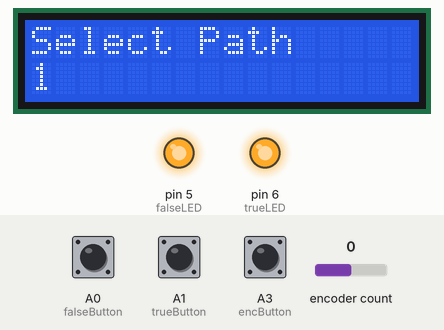
A sketch run on a simulated Arduino Uno, built with avr-gcc and run on an emulated ATmega328P. Parts: 16×2 character LCD, output pins drawn as LEDs (lit = HIGH). The inputs (shaded band) are chosen by the test bench; at power-on: A3 (encButton) HIGH, A0 (falseButton) HIGH, A1 (trueButton) HIGH, encoder count 0. What the sketch prints to the serial monitor is not drawn.

Above: at 1.5 s.
1.6 s: A3 (encButton) pulled LOW for 0.15 s
4.7 s: A0 (falseButton) pulled LOW for 0.15 s
At 5.8 s:
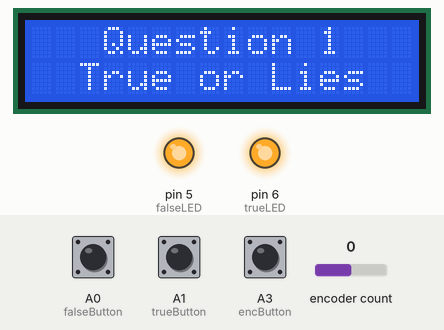
6.3 s: A1 (trueButton) pulled LOW for 0.15 s
At 7.1 s:
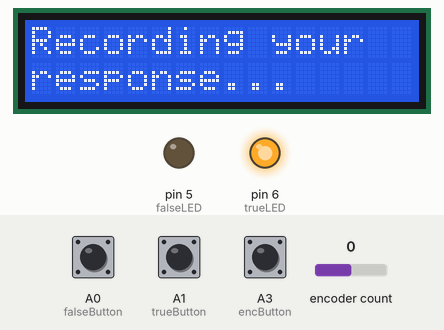
9.4 s: A0 (falseButton) pulled LOW for 1 s
At 10.7 s:
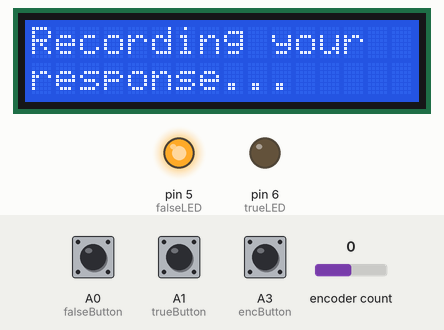
12.9 s: A1 (trueButton) pulled LOW for 1 s
At 15.8 s:
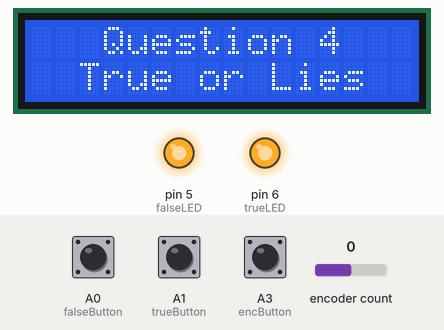
16.4 s: A0 (falseButton) pulled LOW for 0.15 s
At 26.7 s:
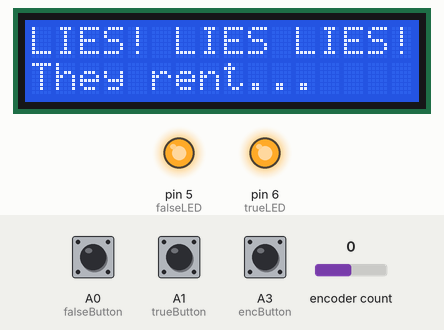
Timing chart, 0 to 30.0 s (numbered marks = the images above; inputs shaded):
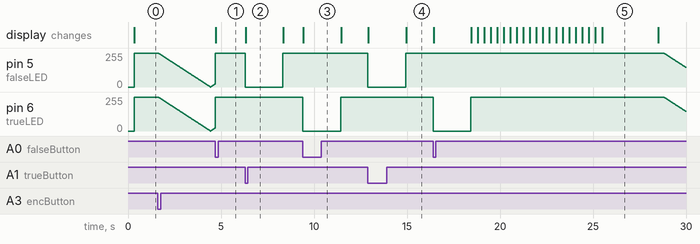

The sketch:

VHSEliza.ino
```cpp
/*
 *  VHS Eliza Machine
 *  Created by Daniel Oulton
 *  for Outside the March
 *  "The Tape Escape"
 *
 *  Usage:
 *  An LCD screen displays and records responses for 4 T/F questions
 *  The user interacts with the device by picking a Path through an encoder
 *  which loads the propper Truth Table for the device
 *  The user enters their responses to the questions with two buttons,
 *  and receives a message based on their score.
 *
 *  Schematic:
 *                 Encoder
 *                    v
 *  5v USB power -> Arduino -> LCD screen
 *                    ^
 *                  T/F Buttons
 *
 *  Debug:
 *  To debug, open the serial monitor at 115200 baud
 *  The expected output is: LCD Found
 *
 *  Reminder: All text must fit within a 16x2 matrix
 *        ie:
 *    ################
 *    ################
 *
 */


/* Included 3rd Party Libraries:
 * Button.h - https://github.com/madleech/Button
 * LiquidCrystal_PCF8574.h - https://github.com/mathertel/LiquidCrystal_PCF8574
 * Encoder.h - https://github.com/PaulStoffregen/Encoder
 */


#include <Wire.h>
#include <LiquidCrystal_PCF8574.h>

LiquidCrystal_PCF8574 lcd(0x27);  // set the LCD address to 0x27 for a 16 chars and 2 line display

#include <Encoder.h>
Encoder enc(2, A2);

#include <Button.h>

Button trueButton(A1);
Button falseButton(A0);
Button encButton(A3);

//#define trueButton A1
//#define falseButton A0
#define trueLED 6
#define falseLED 5

unsigned long currentMillis = 0;
unsigned long prevMillis = 0;
int fadeInterval = 10;
int fadeIncrement = 1;
bool fadeDir = true; //true for up, false for down
byte brightness = 0;

#include "Path.h"
int path = -1;
const int maxPaths = 8;
bool responses[4];

Path pathList[maxPaths] = Path();

void setup() {
  Serial.begin(115200);
  Serial.println("LCD...");

  trueButton.begin();
  falseButton.begin();
  encButton.begin();
  pinMode(trueLED, OUTPUT);
  pinMode(falseLED, OUTPUT);

  while (! Serial);

  setQuestions();
  setupLCD();
  ledON();
  enc.write(1);

}

void loop() {

  // put your main code here, to run repeatedly:
  if(path == -1)
  {
    choosePath();
  }
  else
  {
    lcd.home();
    lcd.clear();
    lcd.print("Press any button");
    lcd.setCursor(0,1);
    lcd.print("to begin.");
    while(!trueButton.pressed() && !falseButton.pressed())
    {
      pulse();
    }
      ledON();
    ask(pathList[path-1]);
    giveResult(path-1);
    while(!encButton.pressed())
    {
      pulse();
    }
    ledOFF();
    path = -1;
  }
}

void choosePath()
{
  int newPath;
  int curPath = path;
  while(!encButton.pressed())
  {
   newPath = enc.read()/2;
   if(newPath != curPath)
   {
       if(newPath > maxPaths)
       {
        newPath = maxPaths;
        enc.write(maxPaths*2); //compensate for 2 ISR per clock
       }
       if(newPath <= 1)
       {
        enc.write(1*2);
       }
       newPath = enc.read()/2;
       lcd.clear();
       lcd.setCursor(0,0);
       lcd.print("Select Path");
       lcd.setCursor(0,1);
       lcd.print(newPath);
   }
   curPath = newPath;
  }
  path = newPath;
}

void ask(Path p)
{
  int numQ = p.getNumQuestions();
  Serial.print("Asking ");
  Serial.println(path);
  for(int i = 0; i<numQ; i++)
  {
    String L0 = "Question " + String(i+1);
    String L1 = "True or Lies";
  lcd.clear();
  lcd.setCursor(3,0);
  lcd.print(L0);
  lcd.setCursor(2,1);
  lcd.print(L1);
  bool tB = false;
  bool fB = false;
  Serial.println("Printed lines?");
  Serial.println(L0);
  Serial.println(L1);
  do{
    tB = trueButton.pressed();
    fB = falseButton.pressed();
  }while(!tB && !fB);

  ledOFF();

  if(tB){
    responses[i] = true;
    Serial.println("T");
    digitalWrite(trueLED, 1);

  }else{
    responses[i] = false;
    Serial.println("F");
    digitalWrite(falseLED, 1);
  }

  //Lockout buttons for a time
  lcd.clear();
  lcd.setCursor(0,0);
  lcd.print("Recording your ");
  lcd.setCursor(0,1);
  lcd.print("response...");
  delay(2000);    //Lockout time, in ms
  ledON();
  }
}

//void setQuestions()
//{
//  for(int i = 0; i<maxPaths; i++)
//  {
//    for(int j = 0; j<4; j++)
//    {
//      String q = "Question " + String(j);
//      pathList[i].setQuestion(j,q,"");
//    }
//  }
//}

void setQuestions() // ZERO INDEXED, SORRY
{
  Serial.println("Setting Questions");
//  pathList[0].setQuestion(0, "Question 1:", "True or False?");
//  pathList[0].setQuestion(1, "Question 2:", "True or False?");
//  pathList[0].setQuestion(2, "Question 3:", "True or False?");
//  pathList[0].setQuestion(3, "Question 4:", "True or False?");
  pathList[0].setCorrectResult("Grammys Greatest Hits Vol 2");
  pathList[0].setIncorrectResult("Amelie");
  bool key0[] = {false, false, true, true};
  pathList[0].setAnswerKey(key0);

//  pathList[1].setQuestion(0, "Question 1:", "True or False?");
//  pathList[1].setQuestion(1, "Question 2:", "True or False?");
//  pathList[1].setQuestion(2, "Question 3:", "True or False?");
//  pathList[1].setQuestion(3, "Question 4:", "True or False?");
  pathList[1].setCorrectResult("Super Mario III");
  pathList[1].setIncorrectResult("Raging Bull");
  bool key1[] = {true, false, true, false};
  pathList[1].setAnswerKey(key1);
//
//  pathList[2].setQuestion(0, "Question 1:", "True or False?");
//  pathList[2].setQuestion(1, "Question 2:", "True or False?");
//  pathList[2].setQuestion(2, "Question 3:", "True or False?");
//  pathList[2].setQuestion(3, "Question 4:", "True or False?");
  pathList[2].setCorrectResult("Sleepless in Seattle");
  pathList[2].setIncorrectResult("Paddle to the Sea");
  bool key2[] = {false, false, true, true};
  pathList[2].setAnswerKey(key2);

//  pathList[3].setQuestion(0, "Question 1:", "True or False?");
//  pathList[3].setQuestion(1, "Question 2:", "True or False?");
//  pathList[3].setQuestion(2, "Question 3:", "True or False?");
//  pathList[3].setQuestion(3, "Question 4:", "True or False?");
  pathList[3].setCorrectResult("Thelma and Louise");
  pathList[3].setIncorrectResult("Monsoon Wedding");
  bool key3[] = {false, true, true, false};
  pathList[3].setAnswerKey(key3);

//  pathList[4].setQuestion(0, "Question 1:", "True or False?");
//  pathList[4].setQuestion(1, "Question 2:", "True or False?");
//  pathList[4].setQuestion(2, "Question 3:", "True or False?");
//  pathList[4].setQuestion(3, "Question 4:", "True or False?");
  pathList[4].setCorrectResult("Billy Madison");
  pathList[4].setIncorrectResult("Joseph and the Technicolour Dream Coat");
  bool key4[] = {false, true, false, false};
  pathList[4].setAnswerKey(key4);

//  pathList[5].setQuestion(0, "Question 1:", "True or False?");
//  pathList[5].setQuestion(1, "Question 2:", "True or False?");
//  pathList[5].setQuestion(2, "Question 3:", "True or False?");
//  pathList[5].setQuestion(3, "Question 4:", "True or False?");
  pathList[5].setCorrectResult("Jack the Bear");
  pathList[5].setIncorrectResult("Splitting Heirs");
  bool key5[] = {false, true, true, false};
  pathList[5].setAnswerKey(key5);

//  pathList[6].setQuestion(0, "Question 1:", "True or False?");
//  pathList[6].setQuestion(1, "Question 2:", "True or False?");
//  pathList[6].setQuestion(2, "Question 3:", "True or False?");
//  pathList[6].setQuestion(3, "Question 4:", "True or False?");
  pathList[6].setCorrectResult("Dr. No");
  pathList[6].setIncorrectResult("Feathers for Felines");
  bool key6[] = {true, true, false, false};
  pathList[6].setAnswerKey(key6);

//  pathList[7].setQuestion(0, "Question 1:", "True or False?");
//  pathList[7].setQuestion(1, "Question 2:", "True or False?");
//  pathList[7].setQuestion(2, "Question 3:", "True or False?");
//  pathList[7].setQuestion(3, "Question 4:", "True or False?");
  pathList[7].setCorrectResult("Godzilla 1986");
  pathList[7].setIncorrectResult("Dead Poets Society");
  bool key7[] = {true, true, false, false};
  pathList[7].setAnswerKey(key7);
  Serial.println("Done");
}

void setupLCD()
{
    // See http://playground.arduino.cc/Main/I2cScanner
  Wire.begin();
  Wire.beginTransmission(0x27);
  int error = Wire.endTransmission();
  Serial.print(error);

  if (error == 0) {
    Serial.println(" - LCD found.");

  } else {
    Serial.println(" - LCD not found.");
  }

  lcd.begin(16, 2); // initialize the lcd
  lcd.setBacklight(255);
  lcd.home(); lcd.clear(); lcd.noCursor();
  lcd.print("Hello.");
  delay(250);
  lcd.clear();
}


void giveResult(int p)
{
  lcd.home();
  lcd.clear();
  lcd.setCursor(3,0);
  lcd.print("Calculating...");
  for(int i = 0; i<2; i++)
  {
    for(int j = 0; j<3; j++)
    {
      lcd.scrollDisplayLeft();
      delay(350);
    }
    for(int k = 0; k<5; k++)
    {
      lcd.scrollDisplayRight();
      delay(350);
    }
    for(int l = 0; l<2; l++)
    {
      lcd.scrollDisplayLeft();
      delay(350);
    }
  }
  lcd.home();
  lcd.clear();
  for(int i = 0; i<4; i++)
  {
    Serial.print(responses[i]);
    Serial.print(" ");
  }
  Serial.println();
  if(pathList[p].checkResult(responses))
  {
        String result = pathList[p].getCorrectResult();
        int rLen = result.length();
        if(rLen > 16){
          for(int i = 0; i<3; i++){ //number of times to scroll
            lcd.setCursor(0,0); //Centre text
            lcd.print("Perfect Score!");
            lcd.setCursor(0,1); //second line
            lcd.print("They Rent...");
            delay(3000);
            lcd.clear();
            delay(300);
            lcd.setCursor(0,1);
            lcd.print(result);
            delay(1000);
            for(int j = 0; j<(rLen-16); j++){ //scroll remaining characters
              lcd.scrollDisplayLeft();
              delay(300);
            }
            delay(1000);
            lcd.clear();
            delay(300);
            lcd.setCursor(0,1);
          }
        lcd.setCursor(0,0); //Centre text
        lcd.print("Perfect Score!");
        lcd.setCursor(0,1); //second line
        lcd.print("They Rent...");
        delay(3000);
        lcd.clear();
        delay(300);
        lcd.setCursor(0,1); //second line
        lcd.print(result);
        }else{
        lcd.setCursor(0,0); //Centre text
        lcd.print("Perfect Score!");
        lcd.setCursor(0,1); //second line
        lcd.print("They rent...");
        lcd.setCursor(0,1); //second line
        lcd.print(result);
        delay(3000);
        lcd.clear();
        delay(300);
        }
  }
  else //incorrect case
  {
        String result = pathList[p].getIncorrectResult();
        int rLen = result.length();
        if(rLen > 16){
          for(int i = 0; i<3; i++){ //number of times to scroll
            lcd.setCursor(0,0); //Centre text
            lcd.print("LIES! LIES LIES!");
            lcd.setCursor(0,1);
            lcd.print("They rent...");
            delay(3000);
        lcd.clear();
        delay(300);
        lcd.setCursor(0,1); //second line
            lcd.print(result);
            delay(1000);
            for(int j = 0; j<(rLen-16); j++){ //scroll remaining characters
              lcd.scrollDisplayLeft();
              delay(300);
            }
            delay(1000);
            lcd.clear();
            delay(300);
            lcd.setCursor(0,1);
          }
        lcd.setCursor(0,0); //Centre text
        lcd.print("LIES! LIES LIES!");
            lcd.setCursor(0,1);
            lcd.print("They rent...");
            delay(3000);
        lcd.clear();
        delay(300);
        lcd.setCursor(0,1); //second line
            lcd.print(result);
        }else{
        lcd.setCursor(0,0); //Centre text
        lcd.print("LIES! LIES LIES!");
            lcd.setCursor(0,1);
            lcd.print("They rent...");
            delay(3000);
        lcd.clear();
        delay(300);
        lcd.setCursor(0,1); //second line
            lcd.print(result);
                }
  }
}

void pulse()
{
  currentMillis = millis();
  if(currentMillis-prevMillis > fadeInterval)
  {
    if(brightness + fadeIncrement > 255)
    {
      fadeDir = false;
    }
    if(brightness - fadeIncrement < 0)
    {
      fadeDir = true;
    }

    if(fadeDir)
     {
      brightness += fadeIncrement;
    }
    else
    {
      brightness -= fadeIncrement;
    }
prevMillis = currentMillis;
  }
analogWrite(trueLED, brightness);
analogWrite(falseLED, brightness);
}

void ledON()
{
  digitalWrite(trueLED, 1);
  digitalWrite(falseLED, 1);
  brightness = 255;
}

void ledOFF()
{
  digitalWrite(trueLED, 0);
  digitalWrite(falseLED, 0);
  brightness = 0;
}
```

Path.cpp
```cpp
#include "Arduino.h"
#include "Path.h"

Path::Path()
{
}

//void Path::setQuestion(uint8_t n, String line0, String line1)
//{
//    _L0[n] = line0;
//    _L1[n] = line1;
//}
//
//void Path::setAllQuestions(String line0, String line1)
//{
//  for(int i = 0; i<numQuestions; i++)
//  {
//    _L0[i] = line0;
//    _L1[i] = line1;
//  }
//}
//
//String Path::getQuestionLine0(uint8_t n)
//{
//    return _L0[n];
//}
//
//String Path::getQuestionLine1(uint8_t n)
//{
//    return _L1[n];
//}

uint8_t Path::getNumQuestions()
{
    return numQuestions;
}

void Path::setCorrectResult(String s)
{
  _correctResult = s;
}
void Path::setIncorrectResult(String s)
{
  _incorrectResult = s;
}
void Path::setAnswerKey(bool key[])
{
  for(int i = 0; i<numQuestions; i++)
  {
    _answerKey[i] = key[i];
  }
}

bool Path::checkResult(bool answers[])
{
  bool result = true;
  for(int i = 0; i<numQuestions; i++)
  {
    result = result && (answers[i] == _answerKey[i]);
  }
  return result;
}

String Path::getCorrectResult()
{
  return _correctResult;
}

String Path::getIncorrectResult()
{
  return _incorrectResult;
}
```

Path.h
```cpp
/*
    Path.h - For the VHS Eliza Machine
*/

#ifndef Path_h
#define Path_h

#include "Arduino.h"

class Path
{

    public:
        Path();
        static const uint8_t numQuestions = 4;
//        void setQuestion(uint8_t n, String line0, String line1);
//        void setAllQuestions(String line0, String line1);
        void setCorrectResult(String s);
        void setIncorrectResult(String s);
        void setAnswerKey(bool key[numQuestions]);
        bool checkResult(bool answers[]);
//        String getQuestionLine0(uint8_t n);
//        String getQuestionLine1(uint8_t n);
        String getCorrectResult();
        String getIncorrectResult();
        uint8_t getNumQuestions();
    private:
//        String _L0[numQuestions];
//        String _L1[numQuestions];
        String _correctResult;
        String _incorrectResult;
        bool _answerKey[numQuestions];
};


#endif
```

Measured:
- after the input at 4.7 s, the display: changes at once (image 1)
- after the input at 6.3 s, pin 5 (falseLED): 255/255 → 0/255 at once, → 255/255 2.0 s later; the display: changes at once (image 2)
- after the input at 9.4 s, pin 6 (trueLED): 255/255 → 0/255 at once, → 255/255 2.0 s later; the display: changes at once (image 3)
- after the input at 12.9 s, pin 5 (falseLED): 255/255 → 0/255 at once, → 255/255 2.0 s later; the display: first changes at once (image 4 shows a later state)
- after the input at 16.4 s, pin 5 (falseLED): moves from 255/255 to 147/255 over 1.2 s, starting after 12.4 s; the display: first changes at once (image 5 shows a later state)
